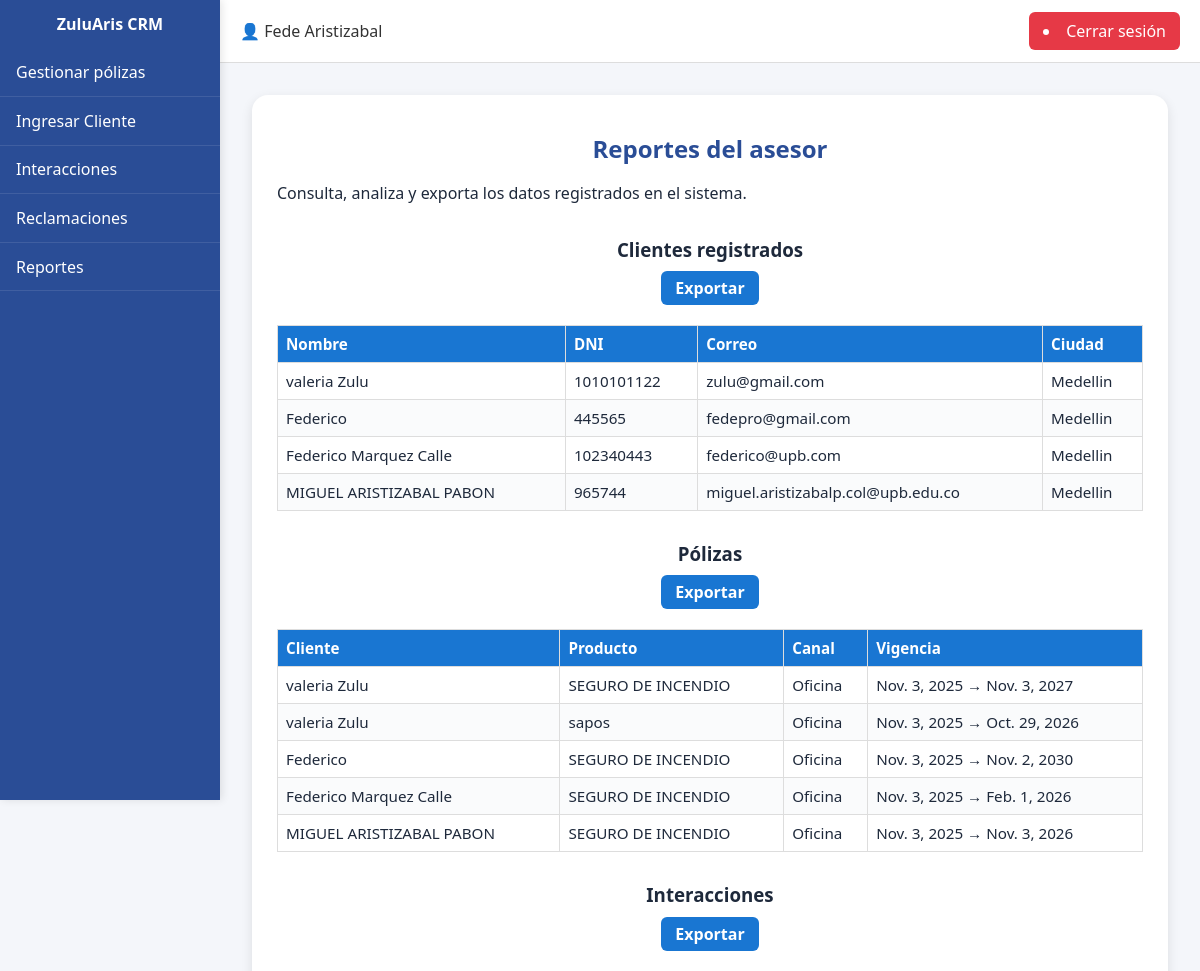
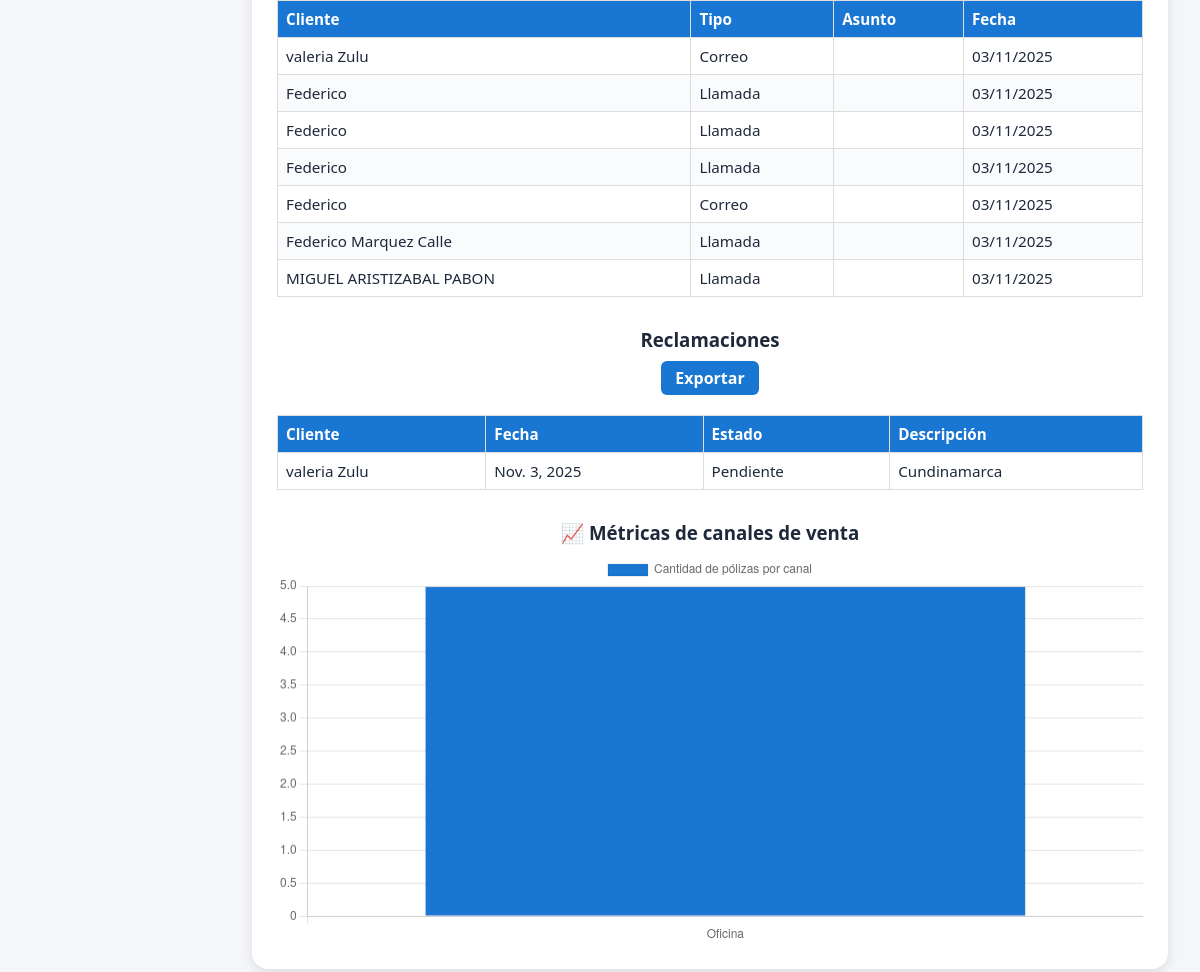
Page /reportes/ (signed in) on the earlier database version (2 pictures, top to bottom).
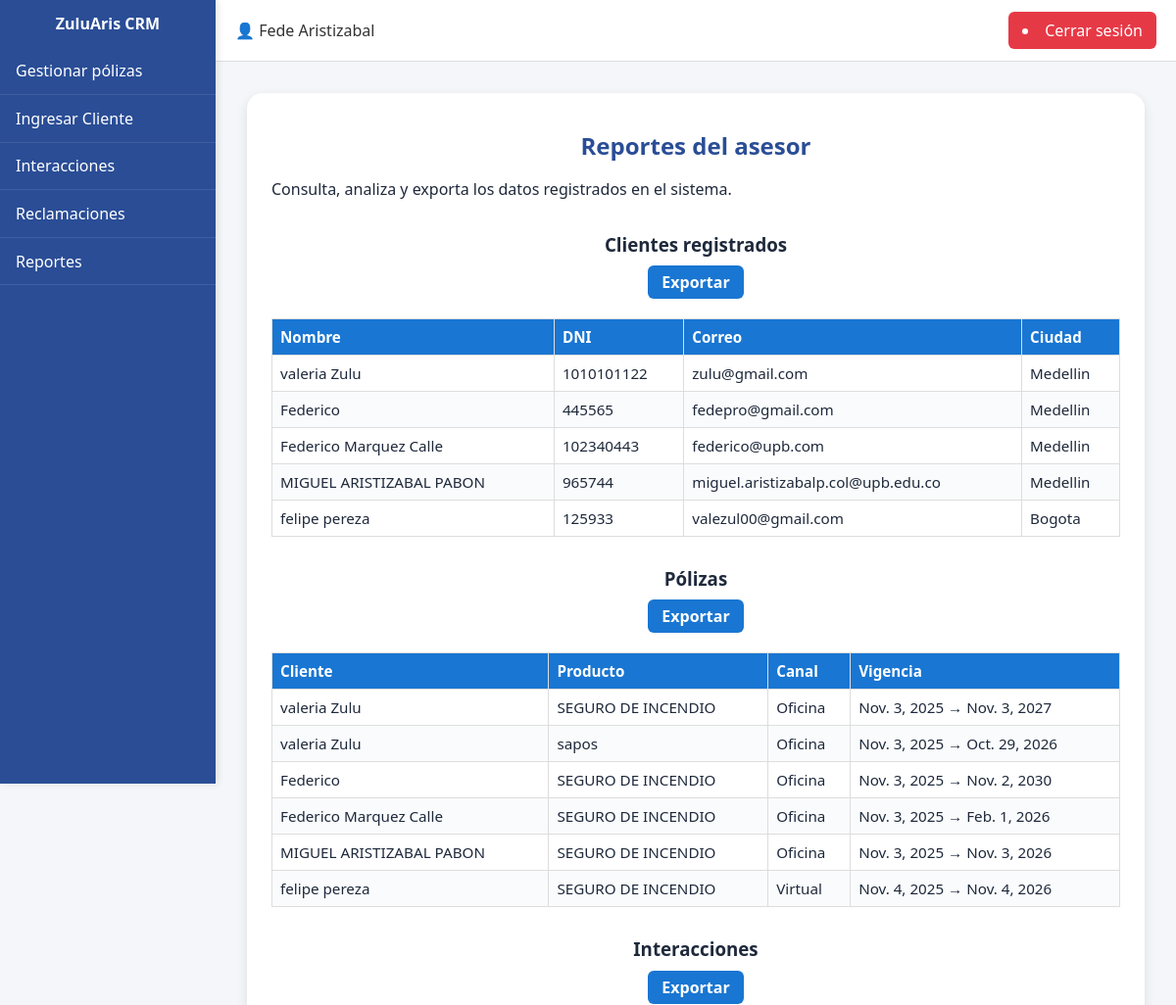
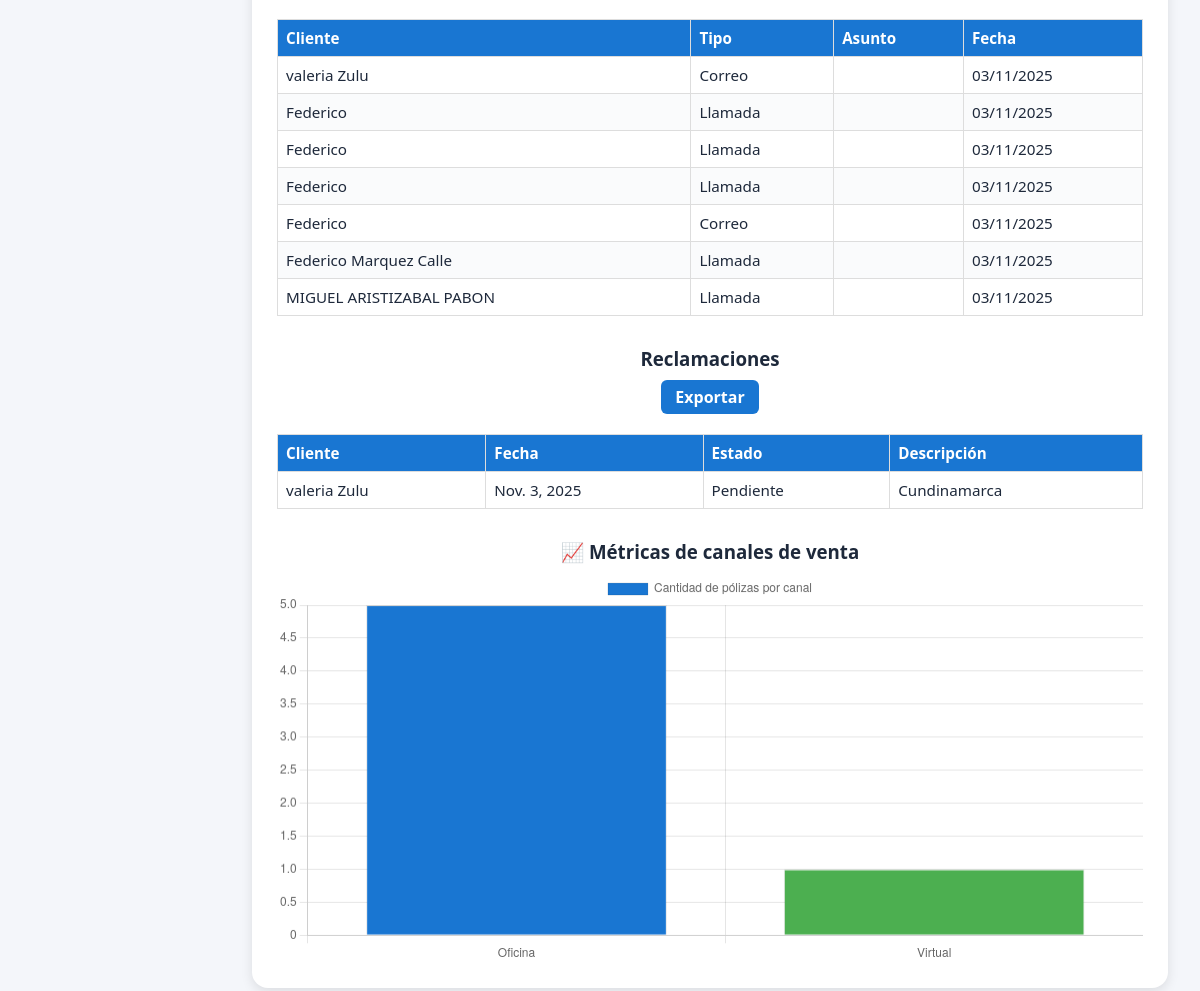
Same page on the later database version (2 pictures, top to bottom).
### CRM/models.py (models this page shows)
class Clientes(models.Model):
    dni = models.CharField(max_length=50, primary_key=True)
    id_tipo_dni = models.ForeignKey(Tipo_DNI, on_delete=models.CASCADE)
    nombre = models.CharField(max_length=200)
    direccion = models.CharField(max_length=200, blank=True, null=True)
    id_ciudad = models.ForeignKey(Ciudades, on_delete=models.CASCADE)
    telefono = models.CharField(max_length=50, blank=True, null=True)
    celular = models.CharField(max_length=50)
    correo = models.EmailField(blank=True, null=True)
    asesor = models.ForeignKey("Usuarios", on_delete=models.SET_NULL, null=True, blank=True, related_name="clientes")
    class Meta:
        db_table = "clientes"

class Ciudades(models.Model):
    id = models.AutoField(primary_key=True)
    descripcion = models.CharField(max_length=50, unique=True)
    id_departamento = models.ForeignKey(Departamentos, on_delete=models.CASCADE)
    class Meta:
        db_table = "ciudades"

class Polizas(models.Model):
    id = models.AutoField(primary_key=True)
    id_producto = models.ForeignKey(Productos, on_delete=models.CASCADE)
    id_canal_venta = models.ForeignKey(Canal_venta, on_delete=models.CASCADE)
    id_tipo_poliza = models.ForeignKey(Tipo_Poliza, on_delete=models.CASCADE)
    id_forma_pago = models.ForeignKey(Formas_pago, on_delete=models.CASCADE)
    dni_cliente = models.ForeignKey(Clientes, on_delete=models.CASCADE)
    fecha_inicio = models.DateField()
    fecha_fin = models.DateField()
    class Meta:
        db_table = "polizas"

class Productos(models.Model):
    id = models.AutoField(primary_key=True)
    descripcion = models.CharField(max_length=50, unique=True)
    id_ramo = models.ForeignKey(Ramos, on_delete=models.CASCADE)
    class Meta:
        db_table = "productos"

class Canal_venta(models.Model):
    id = models.AutoField(primary_key=True)
    descripcion = models.CharField(max_length=50, unique=True)
    class Meta:
        db_table = "canal_venta"

class Interacciones(models.Model):
    id = models.AutoField(primary_key=True)
    dni_cliente = models.ForeignKey(Clientes, on_delete=models.CASCADE)
    dni_asesor = models.ForeignKey(Usuarios, on_delete=models.CASCADE)
    fecha = models.DateTimeField(auto_now_add=True)
    id_tipo_interaccion = models.ForeignKey(TipoInteraccion, on_delete=models.CASCADE)
    asunto = models.CharField(max_length=100)
    observaciones = models.CharField(max_length=500, blank=True, null=True)
    class Meta:
        db_table = "interacciones"

class TipoInteraccion(models.Model):
    id = models.AutoField(primary_key=True)
    descripcion = models.CharField(max_length=50, unique=True)
    class Meta:
        db_table = "tipo_interaccion"

class Reclamaciones(models.Model):
    id = models.AutoField(primary_key=True)
    dni_asesor = models.ForeignKey(Usuarios, on_delete=models.CASCADE)
    dni_cliente = models.ForeignKey(Clientes, on_delete=models.CASCADE)
    poliza = models.ForeignKey(Polizas, on_delete=models.SET_NULL, null=True, db_column="id_poliza")
    fecha = models.DateField(auto_now_add=True)
    fecha_actualizacion = models.DateTimeField(auto_now=True)
    descripcion = models.TextField(blank=True, null=True)
    id_estado = models.ForeignKey(Estado, on_delete=models.CASCADE, db_column="id_estado", related_name="reclamacion_estado")
    class Meta:
        db_table = "reclamaciones"

class Estado(models.Model):
    id = models.AutoField(primary_key=True)
    descripcion = models.CharField(max_length=50, unique=True)
    class Meta:
        db_table = "estados"

### CRM/views.py (the view)
# urls.py: path("reportes/", CRM.views.reportes_panel, name="reportes_panel"),
def reportes_panel(request):
    if not request.user.is_authenticated:
        messages.error(request, "Debes iniciar sesión para ver los reportes.")
        return redirect("/")
    asesor = get_object_or_404(Usuarios, user=request.user)
    empresa = asesor.empresa
    clientes = Clientes.objects.filter(asesor__empresa=empresa)
    polizas = Polizas.objects.filter(dni_cliente__asesor__empresa=empresa).select_related("id_producto", "id_canal_venta")
    reclamaciones = Reclamaciones.objects.filter(dni_cliente__asesor__empresa=empresa).select_related("id_estado", "poliza")
    interacciones = Interacciones.objects.filter(dni_cliente__asesor__empresa=empresa).select_related("id_tipo_interaccion")
    canales = {}
    for poliza in polizas:
        canal = poliza.id_canal_venta.descripcion
        canales[canal] = canales.get(canal, 0) + 1
    context = {
        "clientes": clientes,
        "polizas": polizas,
        "reclamaciones": reclamaciones,
        "interacciones": interacciones,
        "canales": canales
    }
    return render(request, "reportes.html", context)

### CRM/templates/reportes.html (shortened to what this page needs)
{% extends 'layout_panel.html' %}
{% load static %}
{% block content %}
<div class="reportes-container">
    <h2>Reportes del asesor</h2>
    <p>Consulta, analiza y exporta los datos registrados en el sistema.</p>
    <div class="reportes-seccion">
        <h3>Clientes registrados</h3>
        <a href="{% url 'exportar_reporte' 'clientes' %}" class="btn-guardar">Exportar</a>
        <table class="tabla-reportes">
            <thead>
                <tr>
                    <th>Nombre</th>
                    <th>DNI</th>
                    <th>Correo</th>
                    <th>Ciudad</th>
                </tr>
            </thead>
            <tbody>
                {% for c in clientes %}
                <tr>
                    <td>{{ c.nombre }}</td>
                    <td>{{ c.dni }}</td>
                    <td>{{ c.correo|default:"-" }}</td>
                    <td>{{ c.id_ciudad.descripcion }}</td>
                </tr>
                {% endfor %}
            </tbody>
        </table>
    </div>
    <div class="reportes-seccion">
        <h3>Pólizas</h3>
        <a href="{% url 'exportar_reporte' 'polizas' %}" class="btn-guardar">Exportar</a>
        <table class="tabla-reportes">
            <thead>
                <tr>
                    <th>Cliente</th>
                    <th>Producto</th>
                    <th>Canal</th>
                    <th>Vigencia</th>
                </tr>
            </thead>
            <tbody>
                {% for p in polizas %}
                <tr>
                    <td>{{ p.dni_cliente.nombre }}</td>
                    <td>{{ p.id_producto.descripcion }}</td>
                    <td>{{ p.id_canal_venta.descripcion }}</td>
                    <td>{{ p.fecha_inicio }} → {{ p.fecha_fin }}</td>
                </tr>
                {% endfor %}
            </tbody>
        </table>
    </div>
    <div class="reportes-seccion">
        <h3>Interacciones</h3>
        <a href="{% url 'exportar_reporte' 'interacciones' %}" class="btn-guardar">Exportar</a>
        <table class="tabla-reportes">
            <thead>
                <tr>
                    <th>Cliente</th>
                    <th>Tipo</th>
                    <th>Asunto</th>
                    <th>Fecha</th>
                </tr>
            </thead>
            <tbody>
                {% for i in interacciones %}
                <tr>
                    <td>{{ i.dni_cliente.nombre }}</td>
                    <td>{{ i.id_tipo_interaccion.descripcion }}</td>
                    <td>{{ i.Asunto }}</td>
                    <td>{{ i.fecha|date:"d/m/Y" }}</td>
                </tr>
                {% endfor %}
            </tbody>
        </table>
    </div>
    <div class="reportes-seccion">
        <h3>Reclamaciones</h3>
        <a href="{% url 'exportar_reporte' 'reclamaciones' %}" class="btn-guardar">Exportar</a>
        <table class="tabla-reportes">
            <thead>
                <tr>
                    <th>Cliente</th>
                    <th>Fecha</th>
                    <th>Estado</th>
                    <th>Descripción</th>
                </tr>
            </thead>
            <tbody>
                {% for r in reclamaciones %}
                <tr>
                    <td>{{ r.dni_cliente.nombre }}</td>
                    <td>{{ r.fecha }}</td>
                    <td>{{ r.id_estado.descripcion }}</td>
                    <td>{{ r.descripcion }}</td>
                </tr>
                {% endfor %}
            </tbody>
        </table>
    </div>
    <div class="reportes-seccion">
        <h3>📈 Métricas de canales de venta</h3>
        <canvas id="graficoCanales" width="400" height="180"></canvas>
    </div>
</div>
<script>
const ctx = document.getElementById('graficoCanales');
const data = {
    labels: [{% for canal, cantidad in canales.items %}'{{ canal }}',{% endfor %}],
    datasets: [{
        label: 'Cantidad de pólizas por canal',
        data: [{% for canal, cantidad in canales.items %}{{ cantidad }},{% endfor %}],
        backgroundColor: ['#1976d2', '#4caf50', '#ff9800', '#e91e63'],
        borderWidth: 1
    }]
};
new Chart(ctx, { type: 'bar', data });
</script>
{% endblock %}

Differences in the rows shown:
added Clientes: nombre "felipe pereza", dni "125933", correo "valezul00@gmail.com", id_ciudad.descripcion "Bogota"
added Polizas: dni_cliente.nombre "felipe pereza", id_producto.descripcion "SEGURO DE INCENDIO", id_canal_venta.descripcion "Virtual", fecha_inicio "Nov. 4, 2025", fecha_fin "Nov. 4, 2026"
Other differences:
chart data {{ canal }}: Oficina → Oficina, Virtual
chart data {{ cantidad }}: 5 → 5, 1
